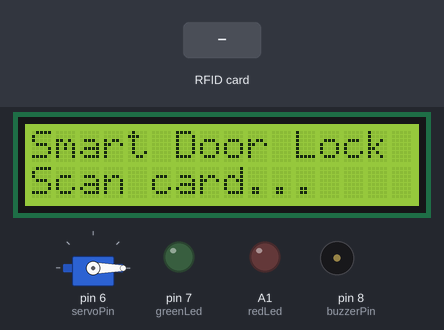
The sketch below on a simulated Arduino Uno, built with avr-gcc and run on an emulated ATmega328P. On the bench: servo, 16×2 character LCD, output pins drawn as LEDs (lit = HIGH), buzzer (waves = sounding). Inputs (shaded band) come from the test bench. Pins used as bus, display or sensor lines are not drawn; what the sketch prints to the serial monitor is not drawn.

Above: at 1.3 s.
1.4 s: RFID card 5E 7A 19 C4 held to the reader
At 1.9 s:
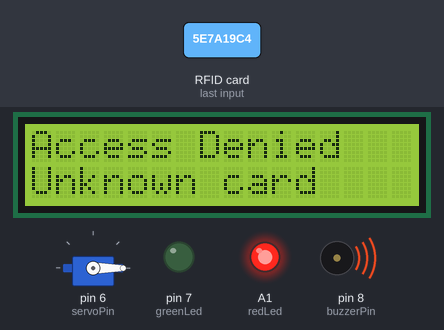
At 2.5 s:
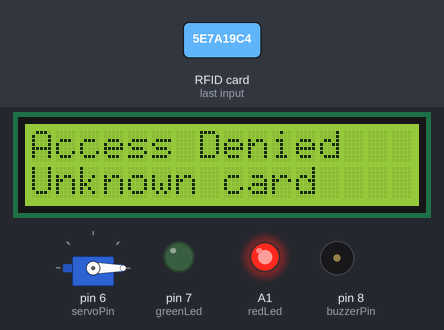
4.1 s: RFID card A1 B2 C3 D4 held to the reader
At 5.2 s:
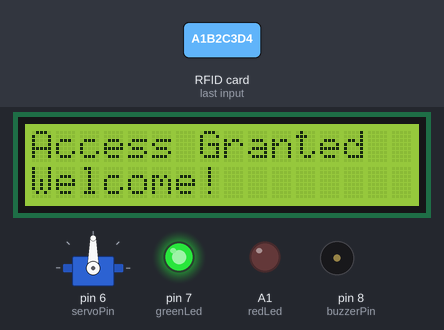
Timing chart, 0 to 9.1 s (numbered marks = the images above; inputs shaded):
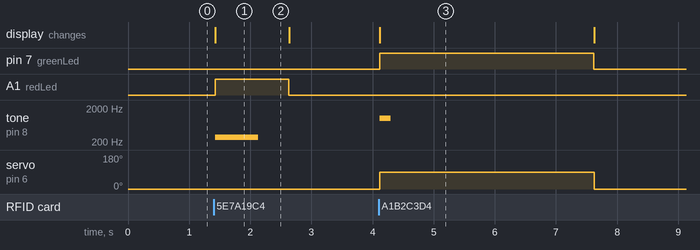

Measured:
- after the input at 1.4 s, A1 (redLed): LOW → HIGH at once, → LOW 1.2 s later; tone on pin 8 (buzzerPin): silent → 280 Hz at once, → silent 0.70 s later; the display: changes at once (image 1)
- after the input at 4.1 s, pin 7 (greenLed): LOW → HIGH at once, → LOW 3.5 s later; tone on pin 8 (buzzerPin): silent → 1000 Hz at once, → silent 0.18 s later; servo on pin 6 (servoPin): 0° → 90° at once, → 0° 3.5 s later; the display: changes at once (image 3)
- what the display in image 1 shows lasts 1.2 s, from 1.4 s to 2.6 s

The sketch:

smart-door-lock.ino
```cpp
// 11 - Smart Door Lock (Flagship)
// RFID + optional keypad feel + Servo + LCD + Buzzer + LEDs
// Authorized card opens the door for a few seconds

#include <SPI.h>
#include <MFRC522.h>
#include <Servo.h>
#include <LiquidCrystal.h>

#define SS_PIN 10
#define RST_PIN 9

MFRC522 rfid(SS_PIN, RST_PIN);
Servo doorLock;
LiquidCrystal lcd(12, 11, 5, 4, 3, 2);  // RS, E, D4, D5, D6, D7

const int servoPin  = 6;
const int buzzerPin = 8;
const int greenLed  = 7;
const int redLed    = A1;

// Replace with your real card UID
byte authorizedUID[4] = {0xA1, 0xB2, 0xC3, 0xD4};

void setup() {
  Serial.begin(9600);
  SPI.begin();
  rfid.PCD_Init();

  doorLock.attach(servoPin);
  doorLock.write(0);               // locked

  lcd.begin(16, 2);
  lcd.print("Smart Door Lock");
  lcd.setCursor(0, 1);
  lcd.print("Scan card...");

  pinMode(buzzerPin, OUTPUT);
  pinMode(greenLed, OUTPUT);
  pinMode(redLed, OUTPUT);

  Serial.println("Smart Door Lock ready");
}

bool checkUID() {
  if (rfid.uid.size != 4) return false;
  for (byte i = 0; i < 4; i++) {
    if (rfid.uid.uidByte[i] != authorizedUID[i]) return false;
  }
  return true;
}

void accessGranted() {
  lcd.clear();
  lcd.print("Access Granted");
  lcd.setCursor(0, 1);
  lcd.print("Welcome!");
  digitalWrite(greenLed, HIGH);
  digitalWrite(redLed, LOW);
  tone(buzzerPin, 1000, 180);

  doorLock.write(90);              // unlock
  delay(3500);
  doorLock.write(0);               // lock again

  digitalWrite(greenLed, LOW);
  lcd.clear();
  lcd.print("Door Locked");
  lcd.setCursor(0, 1);
  lcd.print("Scan card...");
}

void accessDenied() {
  lcd.clear();
  lcd.print("Access Denied");
  lcd.setCursor(0, 1);
  lcd.print("Unknown card");
  digitalWrite(redLed, HIGH);
  tone(buzzerPin, 280, 700);
  delay(1200);
  digitalWrite(redLed, LOW);
  lcd.clear();
  lcd.print("Smart Door Lock");
  lcd.setCursor(0, 1);
  lcd.print("Scan card...");
}

void loop() {
  if (!rfid.PICC_IsNewCardPresent() || !rfid.PICC_ReadCardSerial()) return;

  Serial.print("Scanned UID:");
  for (byte i = 0; i < rfid.uid.size; i++) {
    Serial.print(rfid.uid.uidByte[i] < 0x10 ? " 0" : " ");
    Serial.print(rfid.uid.uidByte[i], HEX);
  }
  Serial.println();

  if (checkUID()) accessGranted();
  else            accessDenied();

  rfid.PICC_HaltA();
  rfid.PCD_StopCrypto1();
  delay(400);
}
```
